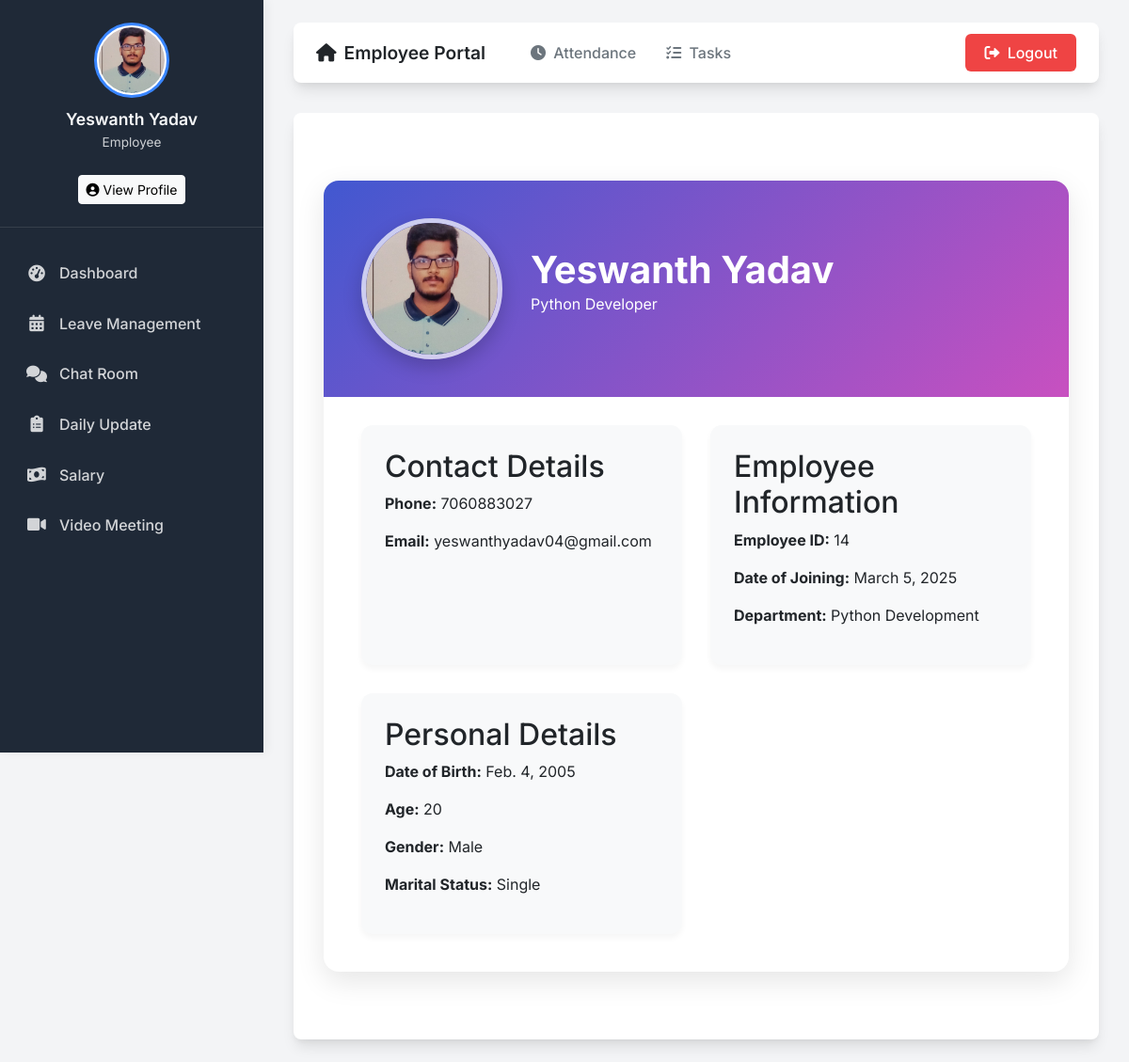
The page /profile/ (signed in) on the database its author committed.
### emp_app/models.py (models this page shows, shortened)
class Employee(AbstractBaseUser, PermissionsMixin):
    GENDER_CHOICES = [
        ('Male', 'Male'),
        ('Female', 'Female'),
        ('Other', 'Other'),
    ]
    MARITAL_STATUS_CHOICES = [
        ('Single', 'Single'),
        ('Married', 'Married'),
        ('Divorced', 'Divorced'),
        ('Widowed', 'Widowed'),
    ]
    first_name = models.CharField(max_length=100, null=False)
    last_name = models.CharField(max_length=100)
    dept = models.ForeignKey(Department, on_delete=models.CASCADE)
    salary = models.IntegerField(default=0)
    bonus = models.IntegerField(default=0)
    role = models.ForeignKey(Role, on_delete=models.CASCADE)
    phone = models.IntegerField(default=0)
    hire_date = models.DateField(default=datetime.date.today)
    status = models.CharField(max_length=10, choices=[('Manager', 'Manager'), ('Employee', 'Employee')], default='Employee')
    email_address = models.EmailField(unique=True, default="temp@example.com")
    password = models.CharField(max_length=100, default="defaultpassword123")
    is_staff = models.BooleanField(default=False)
    is_active = models.BooleanField(default=True)
    date_of_birth = models.DateField(default=datetime.date(2004, 1, 1))
    gender = models.CharField(max_length=10, choices=GENDER_CHOICES, default='Male')
    marital_status = models.CharField(max_length=10, choices=MARITAL_STATUS_CHOICES, default='Single')
    profile_photo = models.ImageField(upload_to='profile_photos/', default='profile_photos/default.png')
    USERNAME_FIELD = 'email_address'
    REQUIRED_FIELDS = ['first_name', 'last_name']
    objects = EmployeeManager()
    @property
    def age(self):
        today = datetime.date.today()
        return today.year - self.date_of_birth.year - ((today.month, today.day) < (self.date_of_birth.month, self.date_of_birth.day))

class Role(models.Model):
    name = models.CharField(max_length=100, null=False)

class Department(models.Model):
    name = models.CharField(max_length=100, null=False)
    location = models.CharField(max_length=100)

### emp_app/views.py (the view)
# urls.py: path('profile/', views.profile_view, name='profile_view'),
@login_required
def profile_view(request):
    if request.user.status == "Manager":
        return render(request, "profile.html", {"user": request.user})
    else:
        return render(request, "employee_profile.html", {"user": request.user})

### emp_app/templates/employee_profile.html (shortened to what this page needs)
{% extends "employee_base.html" %}
{% block content %}
<div class="profile-container">
  <div class="profile-header">
    <div>
      <img src="{{ user.profile_photo.url }}" alt="Profile Photo" class="profile-photo">
    </div>
    <div class="profile-header-info">
      <h1>{{ user.first_name }} {{ user.last_name }}</h1>
      <p>{{ user.role.name }}</p>
    </div>
  </div>
  <div class="profile-content">
    <div class="detail-section">
      <h2>Contact Details</h2>
      <p><strong>Phone:</strong> {{ user.phone }}</p>
      <p><strong>Email:</strong> {{ user.email_address }}</p>
    </div>
    <div class="detail-section">
      <h2>Employee Information</h2>
      <p><strong>Employee ID:</strong> {{ user.id }}</p>
      <p><strong>Date of Joining:</strong> {{ user.hire_date }}</p>
      <p><strong>Department:</strong> {{ user.dept.name }}</p>
    </div>
    <div class="detail-section">
      <h2>Personal Details</h2>
      <p><strong>Date of Birth:</strong> {{ user.date_of_birth }}</p>
      <p><strong>Age:</strong> {{ user.age }}</p>
      <p><strong>Gender:</strong> {{ user.gender }}</p>
      <p><strong>Marital Status:</strong> {{ user.marital_status }}</p>
    </div>
  </div>
</div>
{% endblock %}

### emp_app/templates/employee_base.html (shortened to what this page needs)
<!DOCTYPE html>
<html lang="en">
<head>
  <link href="https://cdn.jsdelivr.net/npm/bootstrap@5.3.0-alpha1/dist/css/bootstrap.min.css" rel="stylesheet">
  <link rel="stylesheet" href="https://cdnjs.cloudflare.com/ajax/libs/font-awesome/6.0.0/css/all.min.css">
</head>
<body>
  <div class="sidebar">
    <div class="sidebar-header text-center">
      {% if request.user.profile_photo %}
        <img src="{{ request.user.profile_photo.url }}" alt="Profile" class="rounded-circle profile-img">
      {% else %}
        <div class="profile-img rounded-circle bg-primary d-flex align-items-center justify-content-center">
          <i class="fas fa-user fa-2x text-white"></i>
        </div>
      {% endif %}
      <h5 class="user-name">{{ request.user.first_name }} {{ request.user.last_name }}</h5>
      <p class="user-role">Employee</p>
      <a href="{% url 'profile_view' %}" class="btn btn-sm btn-light mt-2">
        <i class="fas fa-user-circle"></i> View Profile
    </a>
    </div>
    <ul class="nav flex-column">
      <li><a href="{% url 'employee_dashboard' %}" class="nav-link {% if request.path == 'employee_dashboard' %}active{% endif %}">
        <i class="fas fa-tachometer-alt"></i> Dashboard
      </a></li>
      <li><a href="{% url 'leave_history' %}" class="nav-link {% if 'leave' in request.path %}active{% endif %}">
        <i class="fas fa-calendar-alt"></i> Leave Management
      </a></li>
      <li><a href="{% url 'chat_room' room_name='general' %}" class="nav-link {% if 'chat' in request.path %}active{% endif %}">
        <i class="fas fa-comments"></i> Chat Room
      </a></li>
      <li><a href="{% url 'submit_daily_update' %}" class="nav-link {% if 'daily_update' in request.path %}active{% endif %}">
        <i class="fas fa-clipboard-list"></i> Daily Update
      </a></li>
      <li><a href="{% url 'employee_salary' %}" class="nav-link {% if 'salary' in request.path %}active{% endif %}">
        <i class="fas fa-money-bill-wave"></i> Salary
      </a></li>
      <li><a href="{% url 'create_meet' %}" class="nav-link {% if 'meet' in request.path %}active{% endif %}">
        <i class="fas fa-video"></i> Video Meeting
      </a></li>
    </ul>
  </div>
  <div class="main-content">
    <nav class="top-navbar">
      <div class="navbar-left">
        <a class="navbar-brand" href="{% url 'employee_dashboard' %}">
          <i class="fas fa-home me-2"></i>Employee Portal
        </a>
        <div class="navbar-links">
          <a class="nav-link" href="{% url 'employee_attendance' %}">
            <i class="fas fa-clock me-1"></i> Attendance
          </a>
          <a class="nav-link" href="{% url 'employee_tasks' %}">
            <i class="fas fa-tasks me-1"></i> Tasks
          </a>
        </div>
      </div>
      <a class="btn btn-logout" href="{% url 'logout' %}">
        <i class="fas fa-sign-out-alt me-1"></i> Logout
      </a>
    </nav>
    <div class="content-section">
      {% block content %}{% endblock %}
    </div>
  </div>
</body>
</html>

### emp_app/templates/employee_base.html (style rules this page uses)
:root { --primary-color: #3a86ff; --primary-light: #e0ebff; --secondary-color: #6c757d; --sidebar-bg: #1f2937; --sidebar-active: #3a86ff; --sidebar-hover: #374151; --text-light: #f8f9fa; --text-dark: #212529; --card-shadow: 0 10px 15px -3px rgba(0, 0, 0, 0.1), 0 4px 6px -2px rgba(0, 0, 0, 0.05); --transition: all 0.3s ease; }
body { font-family: 'Inter', sans-serif; background-color: #f3f4f6; display: flex; min-height: 100vh; margin: 0; color: var(--text-dark); }
.sidebar { width: 280px; background-color: var(--sidebar-bg); color: var(--text-light); padding: 1.5rem 0; height: 100vh; position: fixed; left: 0; top: 0; box-shadow: 4px 0 10px rgba(0, 0, 0, 0.05); transition: var(--transition); z-index: 1000; }
.sidebar-header { padding: 0 1.5rem 1.5rem; border-bottom: 1px solid rgba(255, 255, 255, 0.1); }
.sidebar .profile-img { width: 80px; height: 80px; object-fit: cover; border: 3px solid var(--primary-color); padding: 2px; background-color: white; }
.sidebar .user-name { font-size: 1.1rem; font-weight: 600; margin-top: 0.75rem; margin-bottom: 0.25rem; }
.sidebar .user-role { font-size: 0.85rem; opacity: 0.8; }
.sidebar .nav { margin-top: 1.5rem; }
.sidebar .nav-link { color: rgba(255, 255, 255, 0.8); padding: 0.8rem 1.5rem; display: flex; align-items: center; transition: var(--transition); border-left: 3px solid transparent; margin-bottom: 0.25rem; }
.sidebar .nav-link i { margin-right: 0.75rem; font-size: 1.1rem; width: 24px; text-align: center; }
.main-content { flex: 1; padding: 1.5rem 2rem; margin-left: 280px; }
.top-navbar { background-color: white; border-radius: 8px; box-shadow: var(--card-shadow); padding: 0.75rem 1.5rem; display: flex; justify-content: space-between; align-items: center; margin-bottom: 2rem; }
.navbar-left { display: flex; align-items: center; }
.navbar-brand { font-weight: 600; font-size: 1.2rem; color: var(--text-dark); text-decoration: none; }
.navbar-links { display: flex; align-items: center; margin-left: 2rem; }
.nav-link { color: var(--secondary-color); text-decoration: none; padding: 0.5rem 1rem; border-radius: 6px; transition: var(--transition); font-weight: 500; }
.btn-logout { background-color: #ef4444; border: none; color: white; padding: 0.5rem 1.25rem; border-radius: 6px; font-weight: 500; transition: var(--transition); }
.content-section { background-color: white; border-radius: 8px; box-shadow: var(--card-shadow); padding: 2rem; }

### emp_app/templates/employee_profile.html (style rules this page uses)
.profile-container { display: flex; flex-direction: column; gap: 30px; max-width: 1000px; margin: 40px auto; background: white; border-radius: 16px; box-shadow: 0 10px 30px rgba(0, 0, 0, 0.1); overflow: hidden; font-family: 'Inter', 'Segoe UI', sans-serif; }
.profile-header { background: linear-gradient(135deg, #4158D0 0%, #C850C0 100%); color: white; padding: 40px; display: flex; align-items: center; gap: 30px; }
.profile-photo { width: 150px; height: 150px; border-radius: 50%; border: 5px solid rgba(255, 255, 255, 0.7); box-shadow: 0 8px 20px rgba(0, 0, 0, 0.2); object-fit: cover; }
.profile-header-info h1 { margin: 0; font-size: 2.5rem; font-weight: 700; }
.profile-content { padding: 0 40px 40px; display: grid; grid-template-columns: repeat(auto-fit, minmax(300px, 1fr)); gap: 30px; }
.detail-section { background: #f8f9fa; border-radius: 12px; padding: 25px; box-shadow: 0 4px 6px rgba(0, 0, 0, 0.04); }

### rows shown on the page
Employee: user.profile_photo (picture), user.first_name "Yeswanth", user.last_name "Yadav", profile_photo (picture), first_name "Yeswanth", last_name "Yadav", role.name "Python Developer", phone "7060883027", email_address "yeswanthyadav04@gmail.com", id "14", hire_date "March 5, 2025", dept.name "Python Development", date_of_birth "Feb. 4, 2005", age "20", gender "Male", marital_status "Single"
